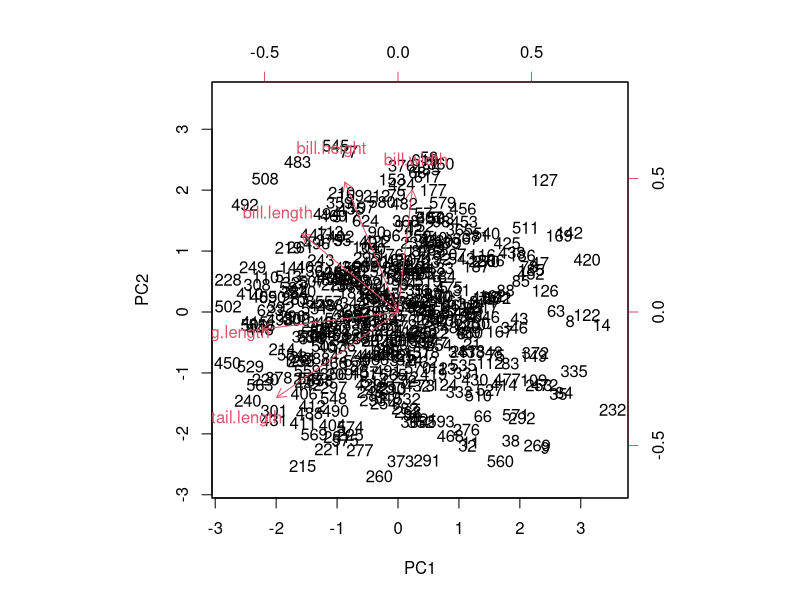
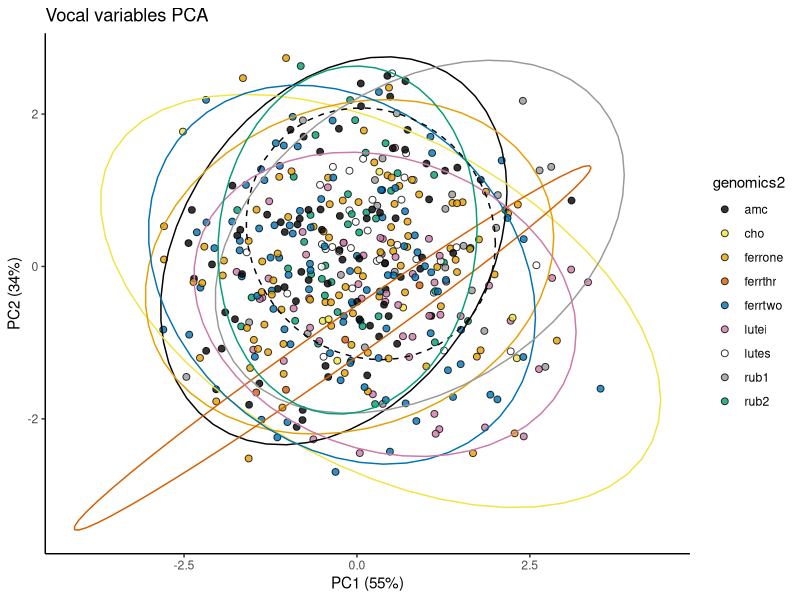
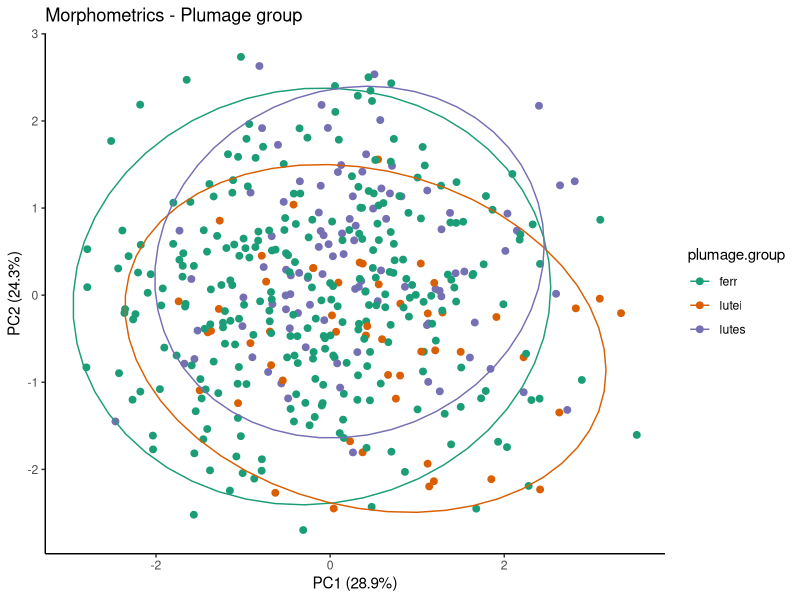

Here is the R script that generated these plots, in order:
## Written by Nelson Buainain, 2020
## nnbuainain@gmail.com
## 

### PCA FILE

"
This Script was used to process and analyze the morphometric data used in
Buainain, N., Maximiano, M. F. A., Ferreira, M., Aleixo, A., Faircloth, B. C., Brumfield, R. T., . . . Ribas, C. C. (2021). Multiple species and deep genomic divergences despite little phenotypic differentiation in an ancient Neotropical songbird, Tunchiornis ochraceiceps (Sclater, 1860) (Aves: Vireonidae). Molecular Phylogenetics and Evolution, 162, 107206. https://doi.org/10.1016/j.ympev.2021.107206
publication accessible at: https://www.sciencedirect.com/science/article/abs/pii/S1055790321001391?via%3Dihub

The purpose is to 

- Process the data, eliminating outliers, inputing missing data, deleting
samples with too much missing information, etc..

- Find out how many groups there are using Principal Component Analysis and
Machine Learning algorithms such as mcluster

- Plot boxplot graphs grouping samples by different category
"

################### Morphometric Analyses ########################

library("dplyr")
library("ggplot2")
library('RColorBrewer')
library('vegan')

################### DATA PREPROCESSING ########################

## Define a set of configuration to plot a very clean graph in ggplot2
## Simply add it as an argument when using ggplot2

cleanup = theme(panel.grid.major = element_blank(),panel.grid.minor = element_blank(),panel.background = element_blank(),axis.line=element_line(color="black"))

## Create a colorblind friendly color palette to use in graphs

dalt <- c("#E69F00", "#56B4E9", "#009E73", "#F0E442", "#0072B2", "#D55E00", "#CC79A7","#000000")


# Load dataset

data<-read.csv("data/tunc_morph.csv",sep=";",dec=",",head=T)


### Cleaning the database
" The database contains several columns that are not essential for our purpose here,
lots of samples with missing data for crucial columns such as sex, etc..."

# Select only variables that matter

data

colnames(data)

# Delete columns with locality names, ossification information 
#and total length

data_clean<-data[,-c(6:8,13,14)] 

colnames(data_clean)

# Counting row number before start cleaning process to see how much we "loose"
nrow(data_clean) # 625 samples

########## Filter missing data and outliers

# Delete samples with no information on geography and sex, and also immature specimens
# CAUTION - remember to change genomics2 by the label you want to use 
# to color the PCA graph with 

data_clean <- with(data_clean, data_clean[!(long == "" | lat == "" | sex == "" | age == "J" | genomics2 == ""), ])
nrow(data_clean)

##########Filtrando os dados com missing data

# I will experiment with two datasets
# 1) a conservative approach where no NA is allowed
# 2) an inclusive approach filling the NA with the mean value of each column

# Aproach 1 - conservative
data_clean_cons<-data_clean[complete.cases(data_clean[11:15]),]
nrow(data_clean_cons)

data_clean_cons <- cbind(data_clean_cons[,-c(11:15)],
                         c(decostand(data_clean_cons[11:15],
                                     method="standardize",MARGIN=2)))

# Aproach 2 - mean filled values
## Delete samples with missing data for more than 3 variables
data_clean_mean<-data_clean[rowSums(is.na(data_clean[11:15])) < 3L,]
nrow(data_clean_mean)

## Some analyses are sensitive to outliers, if you would like to filter
# if you would like to remove them execute the lines below.
# In this case, it did not make a difference.

data_clean_mean =
  data_clean_mean %>% filter(!bill.length %in% boxplot.stats(data_clean_mean$bill.length)$out) %>%
  filter(!bill.width %in% boxplot.stats(data_clean_mean$bill.width)$out) %>%
  filter(!bill.height %in% boxplot.stats(data_clean_mean$bill.height)$out) %>%
  filter(!wing.length %in% boxplot.stats(data_clean_mean$wing.length)$out) %>%
  filter(!tail.length %in% boxplot.stats(data_clean_mean$tail.length)$out)

## Replacing NA by mean values
data_clean_mean$bill.length[which(is.na(data_clean_mean$bill.length))]<-mean(data_clean_mean$bill.length,na.rm=TRUE)
data_clean_mean$bill.height[which(is.na(data_clean_mean$bill.height))]<-mean(data_clean_mean$bill.height,na.rm=TRUE)
data_clean_mean$bill.width[which(is.na(data_clean_mean$bill.width))]<-mean(data_clean_mean$bill.width,na.rm=TRUE)
data_clean_mean$wing.length[which(is.na(data_clean_mean$wing.length))]<-mean(data_clean_mean$wing.length,na.rm=TRUE)
data_clean_mean$tail.length[which(is.na(data_clean_mean$tail.length))]<-mean(data_clean_mean$tail.length,na.rm=TRUE)

# Standardize variable to reduce difference in magnitude among them
data_clean_mean <- cbind(data_clean_mean[,-c(11:15)],
                         c(decostand(data_clean_mean[11:15],
                                     method="standardize",MARGIN=2)))

##################							##################
##################			PCA				##################
##################							##################

######## Mean Filled dataset

pca<-prcomp(data_clean_mean[,13:17],scale=TRUE)
pca

# Proportion of variance explained by each PC
summary(pca)

# Contribution of each variable to the PCs variance
loadings<-pca$rotation
loadings

# Biplot, this helps visualizing how each variable is contributing
# to the variation in the two axis

biplot(pca,scale=0)

# PC values for each sample
pca$x

data_clean_mean<-cbind(data_clean_mean,pca$x[,1:2])

############ PLOTING THE GRAPHS

pca.graph<-ggplot(data_clean_mean,
                  aes(x=PC1,y=PC2,fill=genomics2))+
  cleanup+geom_point(shape=21,colour="black",alpha=0.8,cex=2)+
  labs(x="PC1 (55%)",y=("PC2 (34%)"),
       title=("Vocal variables PCA"))+
  stat_ellipse(aes(x=PC1,y=PC2,color=genomics2,lty=factor(genomics2)),show.legend = FALSE)+
  scale_fill_manual(values=c("black","#F0E442","#E69F00","#D55E00","#0072B2","#CC79A7","white","#999999","#009E73"))+
  scale_color_manual(values=c("black","#F0E442","#E69F00","#D55E00","#0072B2","#CC79A7","black","#999999","#009E73"))+
  scale_linetype_manual(values=c(1,1,1,1,1,1,2,1,1))
pca.graph

## No trend for morphometric differentiation can be observed
## If you like to try to color point with other categories just 
## adjust the ggplot function and ideally the data filtering in 
## line 73 to make sure there is no samples with a blank value

# A simpler version easier to adapt to other variables:

ggplot(data_clean_mean,aes(x=PC1,y=PC2,color=plumage.group))+
  cleanup+geom_point(size=2)+
  scale_color_brewer(palette = 'Dark2')+
  labs(x="PC1 (28.9%)",y=("PC2 (24.3%)"),
  title=("Morphometrics - Plumage group"))+
  stat_ellipse()
